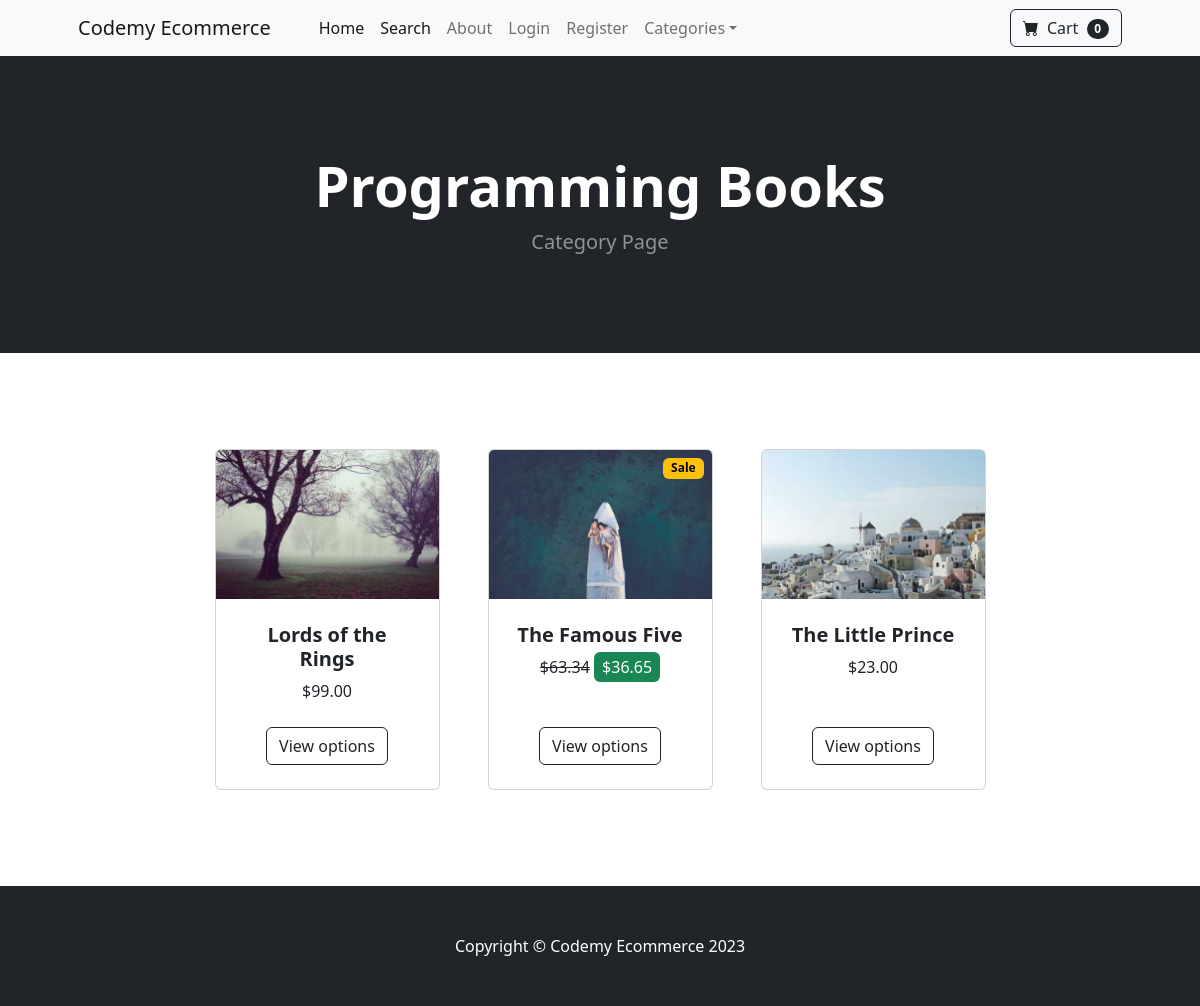
Screenshot of /category/Programming Books with the database file from the repository.
### store/models.py (models this page shows, shortened)
class Category(models.Model):
    name=models.CharField(max_length=50)
    class Meta:
        verbose_name_plural = 'Categories'
    def __str__(self):
        return self.name

class Product(models.Model):
    name=models.CharField(max_length=100)
    price=models.DecimalField(default=0, decimal_places=2, max_digits=6)
    category=models.ForeignKey(Category, on_delete=models.CASCADE, default=1)
    description=models.CharField(max_length=250, default='', blank=True, null=True)
    image=models.ImageField(upload_to='uploads/product/')
    is_sale=models.BooleanField(default=False)
    sale_price=models.DecimalField(default=0, decimal_places=2, max_digits=6)

### store/views.py (the view)
# urls.py: path("category/<str:foo>", views.category, name="category"),
def category(request, foo):
    foo = foo.replace('-', ' ')
    try:
        category = Category.objects.get(name=foo)
        products = Product.objects.filter(category=category)
        return render(request, 'category.html', {'products': products, 'category': category})
    except:
        messages.error(request, f"That category does not exist")
        return redirect('home')

### cart/cart.py (called while the page is built)
    def __len__(self):
        return len(self.cart)

### cart/context_processors.py (called while the page is built)
def cart(request):
	return {'cart': Cart(request)}

### store/templates/category.html
{% extends "base.html" %}
{% load static %}
{% block content %}
<header class="bg-dark py-5">
  <div class="container px-4 px-lg-5 my-5">
    <div class="text-center text-white">
      <h1 class="display-4 fw-bolder">{{category}}</h1>
      <p class="lead fw-normal text-white-50 mb-0">
        Category Page
      </p>
    </div>
  </div>
</header>
<section class="py-5">
  <div class="container px-4 px-lg-5 mt-5">
    <div
      class="row gx-4 gx-lg-5 row-cols-2 row-cols-md-3 row-cols-xl-4 justify-content-center"
    >
      {% for product in products %}
      <div class="col mb-5">
        <div class="card h-100">
          {% if product.is_sale %}
          <div
            class="badge bg-warning text-black position-absolute"
            style="top: 0.5rem; right: 0.5rem"
          >
            Sale
          </div>
          {% endif %}
          <img
            class="card-img-top"
            src="{{ product.image.url }}"
            alt="{{ product.name }}"
          />
          <div class="card-body p-4">
            <div class="text-center">
              <h5 class="fw-bolder">{{ product.name }}</h5>
              {% if product.is_sale %}
              <strike>${{product.price}}</strike>&nbsp;<span
                class="px-2 py-1 bg-success text-white rounded"
                >${{product.sale_price}}</span
              >
              {% else %} ${{ product.price }} {% endif %}
            </div>
          </div>
          <div class="card-footer p-4 pt-0 border-top-0 bg-transparent">
            <div class="text-center">
              <a
                class="btn btn-outline-dark mt-auto"
                href="{% url 'product' product.id %}"
                >View options</a
              >
            </div>
          </div>
        </div>
      </div>
      {% endfor %}
    </div>
  </div>
</section>
{% endblock %}

### rows the page displays
Category: name "Programming Books"
Product: image (picture), name "Lords of the Rings", price "99.00"
Product: is_sale "Sale", image (picture), name "The Famous Five", price "63.34", sale_price "36.65"
Product: image (picture), name "The Little Prince", price "23.00"

### other values shown
{{ cart|length }} "0"
